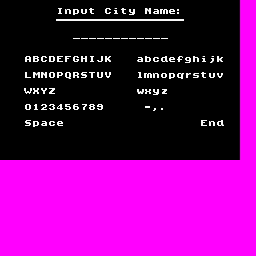

The image is a tile-based game level rendered from a .tmx file. Its description and complete source (layers, tilesets, objects, tile grids) follow:
An orthogonal 32x32 tile map with 8x8 px tiles, 1 tile layer (Tile Layer 1).

<map version="1.5" tiledversion="1.6.0" orientation="orthogonal" renderorder="right-down" width="32" height="32" tilewidth="8" tileheight="8" infinite="0" nextlayerid="2" nextobjectid="1">
 <tileset firstgid="1" source="menus_tileset.tsx" />
 <layer id="1" name="Tile Layer 1" width="32" height="32">
  <data encoding="csv">
33,33,33,33,33,33,33,33,33,33,33,33,33,33,33,33,33,33,33,33,33,33,33,33,33,33,33,33,33,33,1,1,
33,33,33,33,33,33,33,74,111,113,118,117,33,68,106,117,122,33,79,98,110,102,59,33,33,33,33,33,33,33,1,1,
33,33,33,33,33,33,33,134,134,134,134,134,134,134,134,134,134,134,134,134,134,134,134,33,33,33,33,33,33,33,1,1,
33,33,33,33,33,33,33,33,33,33,33,33,33,33,33,33,33,33,33,33,33,33,33,33,33,33,33,33,33,33,1,1,
33,33,33,33,33,33,33,33,33,96,96,96,96,96,96,96,96,96,96,96,96,33,33,33,33,33,33,33,33,33,1,1,
33,33,33,33,33,33,33,33,33,33,33,33,33,33,33,33,33,33,33,33,33,33,33,33,33,33,33,33,33,33,1,1,
33,33,33,33,33,33,33,33,33,33,33,33,33,33,33,33,33,33,33,33,33,33,33,33,33,33,33,33,33,33,1,1,
33,33,33,66,67,68,69,70,71,72,73,74,75,76,33,33,33,98,99,100,101,102,103,104,105,106,107,108,33,33,1,1,
33,33,33,33,33,33,33,33,33,33,33,33,33,33,33,33,33,33,33,33,33,33,33,33,33,33,33,33,33,33,1,1,
33,33,33,77,78,79,80,81,82,83,84,85,86,87,33,33,33,109,110,111,112,113,114,115,116,117,118,119,33,33,1,1,
33,33,33,33,33,33,33,33,33,33,33,33,33,33,33,33,33,33,33,33,33,33,33,33,33,33,33,33,33,33,1,1,
33,33,33,88,89,90,91,33,33,33,33,33,33,33,33,33,33,120,121,122,123,33,33,33,33,33,33,33,33,33,1,1,
33,33,33,33,33,33,33,33,33,33,33,33,33,33,33,33,33,33,33,33,33,33,33,33,33,33,33,33,33,33,1,1,
33,33,33,49,50,51,52,53,54,55,56,57,58,33,33,33,33,97,46,45,47,33,33,33,33,33,33,33,33,33,1,1,
33,33,33,33,33,33,33,33,33,33,33,33,33,33,33,33,33,33,33,33,33,33,33,33,33,33,33,33,33,33,1,1,
33,33,33,84,113,98,100,102,33,33,33,33,33,33,33,33,33,33,33,33,33,33,33,33,33,70,111,101,33,33,1,1,
33,33,33,33,33,33,33,33,33,33,33,33,33,33,33,33,33,33,33,33,33,33,33,33,33,33,33,33,33,33,1,1,
33,33,33,33,33,33,33,33,33,33,33,33,33,33,33,33,33,33,33,33,33,33,33,33,33,33,33,33,33,33,1,1,
33,33,33,33,33,33,33,33,33,33,33,33,33,33,33,33,33,33,33,33,33,33,33,33,33,33,33,33,33,33,1,1,
33,33,33,33,33,33,33,33,33,33,33,33,33,33,33,33,33,33,33,33,33,33,33,33,33,33,33,33,33,33,1,1,
1,1,1,1,1,1,1,1,1,1,1,1,1,1,1,1,1,1,1,1,1,1,1,1,1,1,1,1,1,1,1,1,
1,1,1,1,1,1,1,1,1,1,1,1,1,1,1,1,1,1,1,1,1,1,1,1,1,1,1,1,1,1,1,1,
1,1,1,1,1,1,1,1,1,1,1,1,1,1,1,1,1,1,1,1,1,1,1,1,1,1,1,1,1,1,1,1,
1,1,1,1,1,1,1,1,1,1,1,1,1,1,1,1,1,1,1,1,1,1,1,1,1,1,1,1,1,1,1,1,
1,1,1,1,1,1,1,1,1,1,1,1,1,1,1,1,1,1,1,1,1,1,1,1,1,1,1,1,1,1,1,1,
1,1,1,1,1,1,1,1,1,1,1,1,1,1,1,1,1,1,1,1,1,1,1,1,1,1,1,1,1,1,1,1,
1,1,1,1,1,1,1,1,1,1,1,1,1,1,1,1,1,1,1,1,1,1,1,1,1,1,1,1,1,1,1,1,
1,1,1,1,1,1,1,1,1,1,1,1,1,1,1,1,1,1,1,1,1,1,1,1,1,1,1,1,1,1,1,1,
1,1,1,1,1,1,1,1,1,1,1,1,1,1,1,1,1,1,1,1,1,1,1,1,1,1,1,1,1,1,1,1,
1,1,1,1,1,1,1,1,1,1,1,1,1,1,1,1,1,1,1,1,1,1,1,1,1,1,1,1,1,1,1,1,
1,1,1,1,1,1,1,1,1,1,1,1,1,1,1,1,1,1,1,1,1,1,1,1,1,1,1,1,1,1,1,1,
1,1,1,1,1,1,1,1,1,1,1,1,1,1,1,1,1,1,1,1,1,1,1,1,1,1,1,1,1,1,1,1
</data>
 </layer>
</map>
